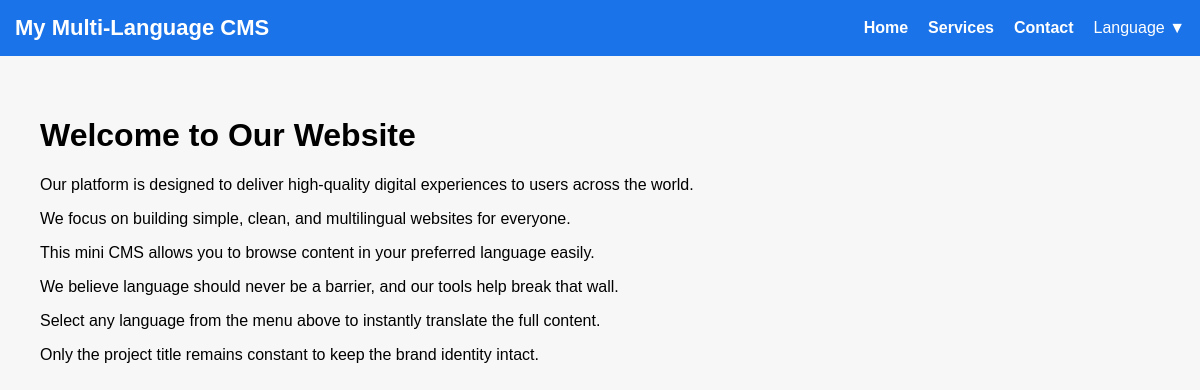
The page /en/ on the database its author committed.
### core/models.py (models this page shows, shortened)
class HomePage(models.Model):
    title = models.CharField(max_length=200)
    p1 = models.TextField()
    p2 = models.TextField()
    p3 = models.TextField()
    p4 = models.TextField()
    p5 = models.TextField()
    p6 = models.TextField()

### core/views.py (the view)
# urls.py: path('', views.home, name='home'),
def home(request):
    page = HomePage.objects.first()
    return render(request, "home.html", {"page": page})

### core/templates/home.html
{% extends 'base.html' %}
{% block content %}
<div>
    <h1>{{ page.title }}</h1>
    <div>
        <p>{{ page.p1 }}</p>
        <p>{{ page.p2 }}</p>
        <p>{{ page.p3 }}</p>
        <p>{{ page.p4 }}</p>
        <p>{{ page.p5 }}</p>
        <p>{{ page.p6 }}</p>
    </div>
</div>
{% endblock %}

### core/static/css/style.css (style rules this page uses)
body { font-family: Arial, sans-serif; margin: 0; background: #f7f7f7; }

### rows shown on the page
HomePage: title "Welcome to Our Website", p1 "Our platform is designed to deliver high‑quality digital experiences to users across the world.", p2 "We focus on building simple, clean, and multilingual websites for everyone.", p3 "This mini CMS allows you to browse content in your preferred language easily.", p4 "We believe language should never be a barrier, and our tools help break that wall.", p5 "Select any language from the menu above to instantly translate the full content.", p6 "Only the project title remains constant to keep the brand identity intact."
